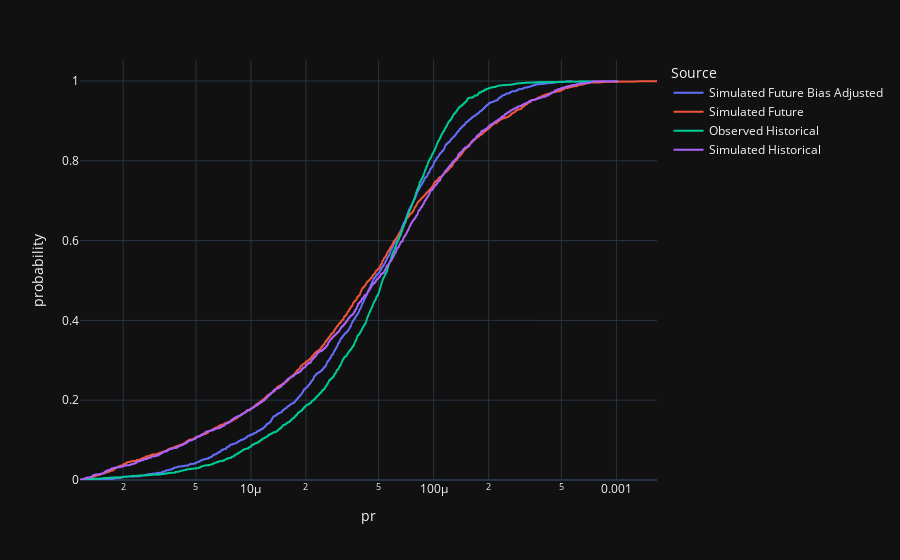

Write notebook code for a chart like this one.
### Code cell
adj_result_loc.plot_ecdf(log_x=True)

### Figure 1 — Plotly figure (JSON) as saved in the notebook; plotly's stock layout.template omitted (floating-point values rounded to 4 significant figures; data arrays with more than 128 entries replaced by an {"elided": "..."} marker saying what was removed)
{"data": [{"hovertemplate": "Source=Simulated Future Bias Adjusted<br>pr=%{x}<br>probability=%{y}<extra></extra>", "legendgroup": "Simulated Future Bias Adjusted", "line": {"dash": "solid", "shape": "hv"}, "marker": {"color": "#636efa", "symbol": "circle"}, "mode": "lines", "name": "Simulated Future Bias Adjusted", "showlegend": true, "x": {"elided": "2075 float values"}, "xaxis": "x", "y": {"elided": "2075 float values"}, "yaxis": "y", "type": "scattergl"}, {"hovertemplate": "Source=Simulated Future<br>pr=%{x}<br>probability=%{y}<extra></extra>", "legendgroup": "Simulated Future", "line": {"dash": "solid", "shape": "hv"}, "marker": {"color": "#EF553B", "symbol": "circle"}, "mode": "lines", "name": "Simulated Future", "showlegend": true, "x": {"elided": "1949 float values"}, "xaxis": "x", "y": {"elided": "1949 float values"}, "yaxis": "y", "type": "scattergl"}, {"hovertemplate": "Source=Observed Historical<br>pr=%{x}<br>probability=%{y}<extra></extra>", "legendgroup": "Observed Historical", "line": {"dash": "solid", "shape": "hv"}, "marker": {"color": "#00cc96", "symbol": "circle"}, "mode": "lines", "name": "Observed Historical", "showlegend": true, "x": {"elided": "2151 float values"}, "xaxis": "x", "y": {"elided": "2151 float values"}, "yaxis": "y", "type": "scattergl"}, {"hovertemplate": "Source=Simulated Historical<br>pr=%{x}<br>probability=%{y}<extra></extra>", "legendgroup": "Simulated Historical", "line": {"dash": "solid", "shape": "hv"}, "marker": {"color": "#ab63fa", "symbol": "circle"}, "mode": "lines", "name": "Simulated Historical", "showlegend": true, "x": {"elided": "1659 float values"}, "xaxis": "x", "y": {"elided": "1659 float values"}, "yaxis": "y", "type": "scattergl"}], "layout": {"xaxis": {"anchor": "y", "domain": [0.0, 1.0], "title": {"text": "pr"}, "type": "log"}, "yaxis": {"anchor": "x", "domain": [0.0, 1.0], "title": {"text": "probability"}, "rangemode": "tozero"}, "legend": {"title": {"text": "Source"}, "tracegroupgap": 0}, "margin": {"t": 60}}}
